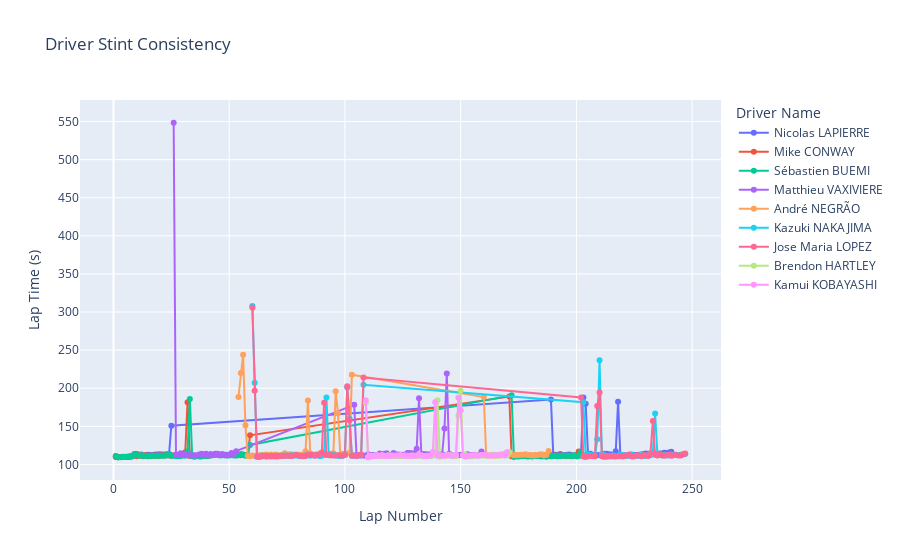

Notebook code cell kept with this figure:
### Code cell
fig = px.line(Bahrain_8,
    x="lap_number",
    y="lap_time_s",
    title="Driver Stint Consistency",
    color="driver_name",
    line_group="team_no",
    markers=True,
    labels={                  
        "lap_number": "Lap Number",
        "lap_time_s": "Lap Time (s)",
        "driver_name": "Driver Name",
        "team_no": "Team Number"
    }
)

fig.update_layout(
    xaxis_title="Lap Number",
    yaxis_title="Lap Time (s)",
    legend_title="Driver Name"
)

fig.show()
